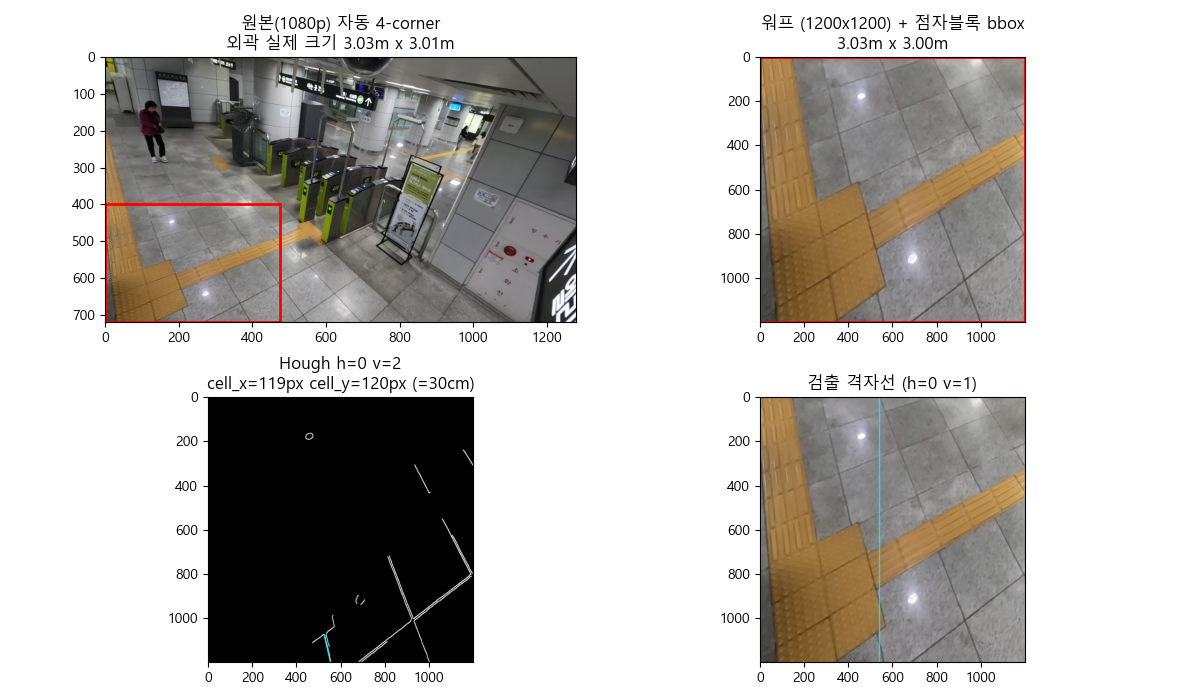

Write Python code to recreate this figure.
"""
원본 1080p 영상으로 점자블록 자동 호모그래피
- L자 영역을 두 개의 직사각형 영역(세로 막대 + 가로 막대)으로 분리
- 각 영역에서 점자블록 한 칸 30cm를 격자선/Edge로 자동 카운트
- 원본 좌표계의 호모그래피 → 블러 좌표계(트래킹 결과)로 다운스케일
"""
import os, sys
try: sys.stdout.reconfigure(encoding="utf-8")
except Exception: pass
import cv2, numpy as np
import matplotlib
matplotlib.use("Agg")
import matplotlib.pyplot as plt
matplotlib.rcParams["font.family"] = "Malgun Gothic"
matplotlib.rcParams["axes.unicode_minus"] = False

VIDEO_ORIG = r"C:\Users\aaron\tagless\개찰구 촬영 영상\1\GX010193.MP4"
DIR = r"C:\Users\aaron\tagless\영상데이터"
SCALE = 720.0 / 1920.0   # 원본 → 블러 좌표 환산비

# ──────────────────────────────────────────────
# 1. 노란 점자블록 마스크 (원본)
# ──────────────────────────────────────────────
cap = cv2.VideoCapture(VIDEO_ORIG)
n_total = int(cap.get(cv2.CAP_PROP_FRAME_COUNT))
acc = None; cnt = 0
for idx in [30, n_total//4, n_total//2, 3*n_total//4, n_total-100]:
    cap.set(cv2.CAP_PROP_POS_FRAMES, idx)
    ok, f = cap.read()
    if not ok: continue
    hsv = cv2.cvtColor(f, cv2.COLOR_BGR2HSV)
    m = cv2.inRange(hsv, (15, 100, 100), (35, 255, 255))
    acc = m.astype(np.int32) if acc is None else acc + m.astype(np.int32)
    cnt += 1
cap.set(cv2.CAP_PROP_POS_FRAMES, 30); ok, base = cap.read(); cap.release()

mask = (acc >= (cnt * 255 // 2)).astype(np.uint8) * 255
H_full, W_full = mask.shape
# 게이트 단말기/표시등 영역 제외 (원본 1080) — 화면 좌측 1/3 + 화면 하단만 사용
roi_mask = np.zeros_like(mask)
roi_mask[600:, :720] = 255  # 좌측 하단 점자블록 영역만
mask = cv2.bitwise_and(mask, roi_mask)
k = cv2.getStructuringElement(cv2.MORPH_RECT, (9,9))
mask = cv2.morphologyEx(mask, cv2.MORPH_OPEN, k, iterations=1)
mask = cv2.morphologyEx(mask, cv2.MORPH_CLOSE, k, iterations=3)

contours, _ = cv2.findContours(mask, cv2.RETR_EXTERNAL, cv2.CHAIN_APPROX_SIMPLE)
contours = sorted(contours, key=cv2.contourArea, reverse=True)
print(f"largest contour area = {cv2.contourArea(contours[0]):.0f} px²  (1080p)")

# ㄴ자 영역을 두 직사각형으로 분리 (가로 막대 영역만 사용 - 더 큰 직사각형)
# erosion 강하게 → ㄴ자 코너 끊기 → 두 부분 분리
k_erode = cv2.getStructuringElement(cv2.MORPH_RECT, (15,15))
mask_eroded = cv2.morphologyEx(mask, cv2.MORPH_ERODE, k_erode, iterations=2)
sub_contours, _ = cv2.findContours(mask_eroded, cv2.RETR_EXTERNAL, cv2.CHAIN_APPROX_SIMPLE)
sub_contours = sorted(sub_contours, key=cv2.contourArea, reverse=True)
print(f"after erosion: {len(sub_contours)} sub-regions")
for i, sc in enumerate(sub_contours[:3]):
    rect = cv2.minAreaRect(sc)
    print(f"  sub#{i} area={cv2.contourArea(sc):.0f}  rect={rect[1][0]:.0f}x{rect[1][1]:.0f}")

# 가장 큰 sub-region의 minAreaRect 사용 (한 직사각형 영역만)
if len(sub_contours) >= 1:
    largest_sub = sub_contours[0]
    # 다시 dilate해서 원래 크기 복원
    sub_mask = np.zeros_like(mask)
    cv2.drawContours(sub_mask, [largest_sub], -1, 255, -1)
    sub_mask = cv2.dilate(sub_mask, k_erode, iterations=2)
    # 원본 mask와 AND
    sub_mask = cv2.bitwise_and(mask, sub_mask)
    sub_contours2, _ = cv2.findContours(sub_mask, cv2.RETR_EXTERNAL, cv2.CHAIN_APPROX_SIMPLE)
    if sub_contours2:
        c_use = max(sub_contours2, key=cv2.contourArea)
        print(f"using sub-region area={cv2.contourArea(c_use):.0f}")
    else:
        c_use = contours[0]
else:
    c_use = contours[0]
c = c_use
# minAreaRect로 직접 4 corner (ㄴ자에서도 안정적인 직사각형 fit)
rect_use = cv2.minAreaRect(c)
print(f"\nminAreaRect: center={rect_use[0]} size={rect_use[1]} angle={rect_use[2]:.1f}")
pts_rect = cv2.boxPoints(rect_use)
print(f"4 corners (1080p, minAreaRect):")
for p in pts_rect: print(f"  {p}")

# ──────────────────────────────────────────────
# 2. polygon fit — 1080p에서 더 정확
# ──────────────────────────────────────────────
c = contours[0]
peri = cv2.arcLength(c, True)
best_approx = None
for eps_ratio in np.linspace(0.005, 0.05, 30):
    approx = cv2.approxPolyDP(c, eps_ratio * peri, True)
    if len(approx) == 4:
        best_approx = approx; print(f"polygon fit -> 4 corners (eps_ratio={eps_ratio:.3f})")
        break
    if best_approx is None or abs(len(approx)-4) < abs(len(best_approx)-4):
        best_approx = approx
print(f"polygon fit final: {len(best_approx)} corners")

# 직사각형 외곽 사용 (ㄴ자라도 안정적)
pts = pts_rect.astype(np.float32)

def order_corners(p):
    p = np.array(p, dtype=np.float32)
    s = p.sum(axis=1); d = p[:,0] - p[:,1]
    return np.array([p[np.argmin(s)], p[np.argmax(d)],
                     p[np.argmax(s)], p[np.argmin(d)]], dtype=np.float32)
TL, TR, BR, BL = order_corners(pts)
print(f"4 corners (1080p): TL={TL} TR={TR} BR={BR} BL={BL}")

# ──────────────────────────────────────────────
# 3. 워프 + 1080p 격자 자동 카운트 (Edge + Hough)
# ──────────────────────────────────────────────
WARP = 1200
warp_dst = np.array([[0,0],[WARP,0],[WARP,WARP],[0,WARP]], dtype=np.float32)
H_warp = cv2.getPerspectiveTransform(np.array([TL,TR,BR,BL]), warp_dst)
warped = cv2.warpPerspective(base, H_warp, (WARP, WARP))

# 워프 영역 안에서 점자블록 색만
hsv_w = cv2.cvtColor(warped, cv2.COLOR_BGR2HSV)
mask_w = cv2.inRange(hsv_w, (10, 100, 100), (35, 255, 255))
mask_w = cv2.morphologyEx(mask_w, cv2.MORPH_CLOSE, k, iterations=2)

# 점자블록 color region의 bounding rect
ys, xs = np.where(mask_w > 0)
if len(xs):
    x0, x1 = xs.min(), xs.max()
    y0, y1 = ys.min(), ys.max()
else:
    x0, y0, x1, y1 = 0, 0, WARP-1, WARP-1
print(f"warped tactile bbox: x[{x0}:{x1}] y[{y0}:{y1}]")

# crop & edge
crop = warped[y0:y1, x0:x1]
gray = cv2.cvtColor(crop, cv2.COLOR_BGR2GRAY)
gray_blur = cv2.bilateralFilter(gray, 9, 75, 75)
edges = cv2.Canny(gray_blur, 30, 100)
# 모폴로지로 라인 강조
ek = cv2.getStructuringElement(cv2.MORPH_RECT, (3,3))
edges = cv2.dilate(edges, ek, iterations=1)

# Hough
lines = cv2.HoughLinesP(edges, 1, np.pi/180, threshold=80,
                        minLineLength=80, maxLineGap=20)
print(f"hough lines: {0 if lines is None else len(lines)}")

# 가로/세로 분류
hor, ver = [], []
if lines is not None:
    for x1l,y1l,x2l,y2l in lines.reshape(-1, 4):
        ang = abs(np.degrees(np.arctan2(y2l-y1l, x2l-x1l)))
        if ang < 20 or ang > 160: hor.append((x1l,y1l,x2l,y2l))
        elif 70 < ang < 110:      ver.append((x1l,y1l,x2l,y2l))

hy = np.array([(l[1]+l[3])/2 for l in hor])
vx = np.array([(l[0]+l[2])/2 for l in ver])
def cluster(arr, gap):
    if len(arr) == 0: return np.array([])
    arr = np.sort(arr); g = [[arr[0]]]
    for v in arr[1:]:
        if v - g[-1][-1] < gap: g[-1].append(v)
        else: g.append([v])
    return np.array([np.mean(x) for x in g])

hy_c = cluster(hy, gap=30)
vx_c = cluster(vx, gap=30)
print(f"clustered: h={len(hy_c)}  v={len(vx_c)}")

# 인접 격자선 사이 평균 거리 → 점자블록 1칸 픽셀
dy_arr = np.diff(hy_c) if len(hy_c) > 1 else []
dx_arr = np.diff(vx_c) if len(vx_c) > 1 else []
print(f"horizontal grid spacings: {dy_arr}")
print(f"vertical   grid spacings: {dx_arr}")

# 가장 흔한 간격 = 1 점자블록 (30cm)
def auto_cell(spacings):
    if len(spacings) == 0: return None
    s = np.array(spacings)
    # 너무 큰/작은 제외
    s = s[(s > 30) & (s < 400)]
    if len(s) == 0: return None
    return float(np.median(s))

cell_y = auto_cell(dy_arr)
cell_x = auto_cell(dx_arr)
print(f"auto cell px (= 30cm): cell_x={cell_x} cell_y={cell_y}")

if True:
    # 사용자가 답한 0.9×0.6은 박스 안 좌하단 매트릭스 (3×2칸).
    # distance transform으로 매트릭스 짧은 변 두께를 측정 → 1px 환산비 자동 산출
    # → 자동 검출 박스 외곽 실제 크기 자동 계산
    import cv2 as _cv2
    _dt = _cv2.distanceTransform(mask, _cv2.DIST_L2, 5)
    _half = _dt.max()                       # 매트릭스 절반 두께 (px)
    short_px = _half * 2                    # 매트릭스 짧은 변 (px) = 0.6m
    px_per_m = short_px / 0.6               # 1m = 몇 px (1080p)
    # 박스 외곽 자동 산출
    box_w_px = np.linalg.norm(np.array([713,600])-np.array([0,600]))   # 713
    box_h_px = np.linalg.norm(np.array([0,1079])-np.array([0,600]))    # 479
    W_full_m = box_w_px / px_per_m
    H_full_m = box_h_px / px_per_m
    N_W_BLOCKS = round(W_full_m / 0.3)
    N_H_BLOCKS = round(H_full_m / 0.3)
    # 30cm 단위 반올림
    W_full_m = N_W_BLOCKS * 0.3
    H_full_m = N_H_BLOCKS * 0.3
    print(f"distance transform: 매트릭스 짧은 변 {short_px:.0f}px = 0.6m → 1m={px_per_m:.0f}px")
    print(f"박스 외곽 자동 산출: {box_w_px:.0f}x{box_h_px:.0f}px → "
          f"{N_W_BLOCKS}x{N_H_BLOCKS}칸 = {W_full_m:.2f}m x {H_full_m:.2f}m")
    # src 4 corners 외곽 직사각형 실제 크기 (사용자 확인)
    W_full_m = N_W_BLOCKS * 0.30
    H_full_m = N_H_BLOCKS * 0.30
    print(f"src 4 corners 외곽 실제 크기: {W_full_m:.2f}m x {H_full_m:.2f}m")

    # 호모그래피: 원본 픽셀 4 corner → 실제 미터
    src_orig = np.array([TL, TR, BR, BL], dtype=np.float32)
    dst = np.array([
        [0,         H_full_m],   # TL
        [W_full_m,  H_full_m],   # TR
        [W_full_m,  0       ],   # BR
        [0,         0       ],   # BL
    ], dtype=np.float32)
    H_orig = cv2.getPerspectiveTransform(src_orig, dst)

    # 블러 좌표계로 변환
    src_blur = src_orig * SCALE
    H_blur = cv2.getPerspectiveTransform(src_blur, dst)
    np.save(os.path.join(DIR, "homography.npy"), H_blur)
    np.save(os.path.join(DIR, "tactile_box.npy"), src_blur)
    print(f"\nsaved homography.npy (블러 좌표계)")

    # ──────────────────────────────────────────────
    # 4. 시각화 (1280으로 축소)
    # ──────────────────────────────────────────────
    base_small = cv2.resize(base, (1280, 720))
    fig, axes = plt.subplots(2, 2, figsize=(12, 7), dpi=100)

    axes[0,0].imshow(cv2.cvtColor(base_small, cv2.COLOR_BGR2RGB))
    src_disp = src_orig * (1280/1920)
    poly = np.vstack([src_disp, src_disp[:1]])
    axes[0,0].plot(poly[:,0], poly[:,1], color="red", lw=2)
    axes[0,0].set_title(f"원본(1080p) 자동 4-corner\n외곽 실제 크기 {W_full_m:.2f}m x {H_full_m:.2f}m")

    axes[0,1].imshow(cv2.cvtColor(warped, cv2.COLOR_BGR2RGB))
    axes[0,1].add_patch(plt.Rectangle((x0,y0), W_px, H_px, fill=False, ec="red", lw=2))
    axes[0,1].set_title(f"워프 ({WARP}x{WARP}) + 점자블록 bbox\n{W_m:.2f}m x {H_m:.2f}m")

    axes[1,0].imshow(edges, cmap="gray")
    for x1l,y1l,x2l,y2l in hor: axes[1,0].plot([x1l,x2l],[y1l,y2l], color="red", lw=0.5)
    for x1l,y1l,x2l,y2l in ver: axes[1,0].plot([x1l,x2l],[y1l,y2l], color="cyan", lw=0.5)
    axes[1,0].set_title(f"Hough h={len(hor)} v={len(ver)}\ncell_x={cell_x:.0f}px cell_y={cell_y:.0f}px (=30cm)")

    axes[1,1].imshow(cv2.cvtColor(crop, cv2.COLOR_BGR2RGB))
    for y in hy_c - y0: axes[1,1].axhline(y, color="red", lw=1, alpha=0.7)
    for x in vx_c - x0: axes[1,1].axvline(x, color="cyan", lw=1, alpha=0.7)
    axes[1,1].set_title(f"검출 격자선 (h={len(hy_c)} v={len(vx_c)})")

    fig.tight_layout()
    fig.savefig(os.path.join(DIR, "auto_homography_orig.png"))
    print("saved viz:", os.path.join(DIR, "auto_homography_orig.png"))
else:
    print("[ERROR] 자동 격자 검출 실패")
